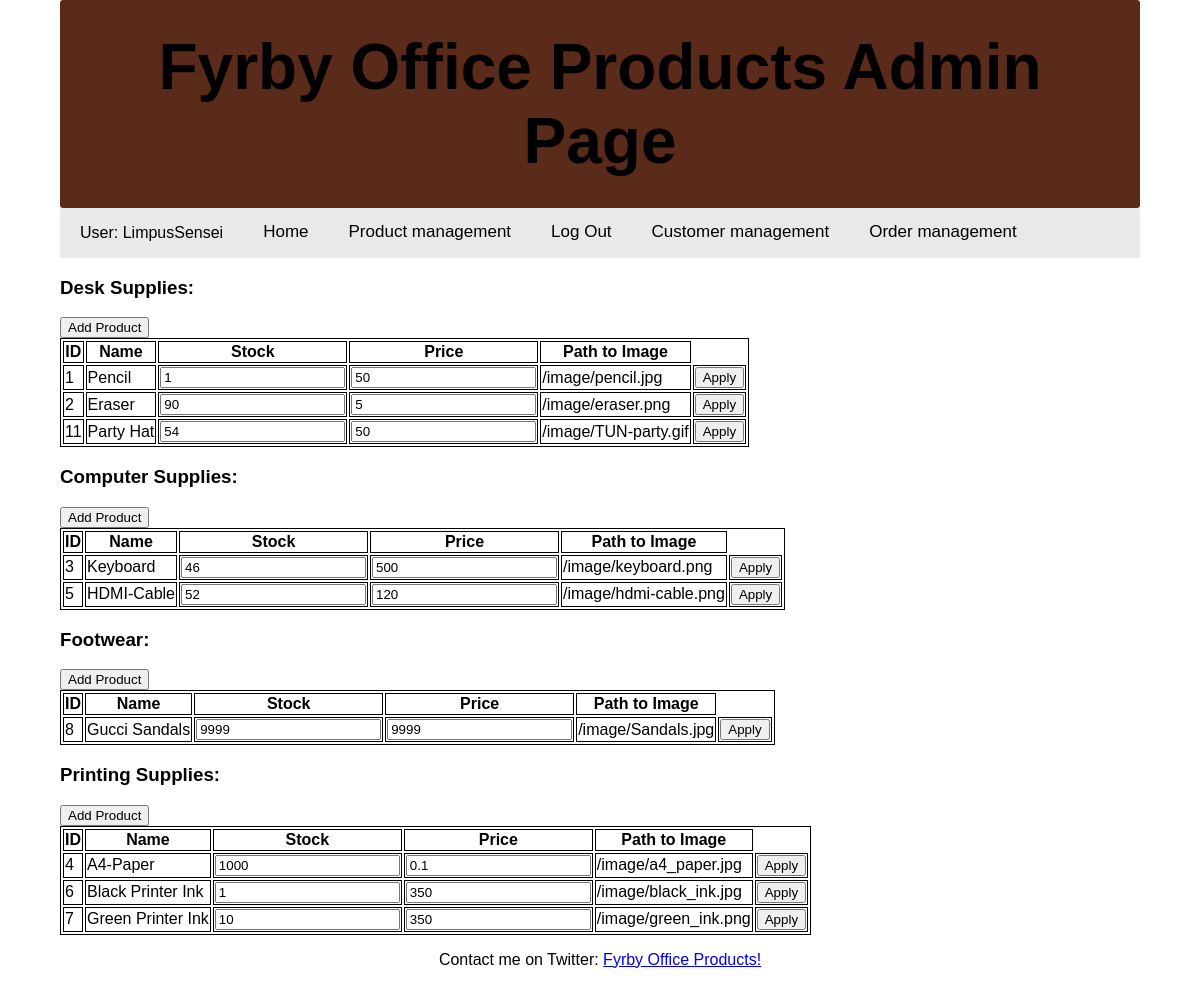
The page /www/FyrbyOfficeProducts/admin/adminproductpage.php (signed in) on the database as committed earlier.
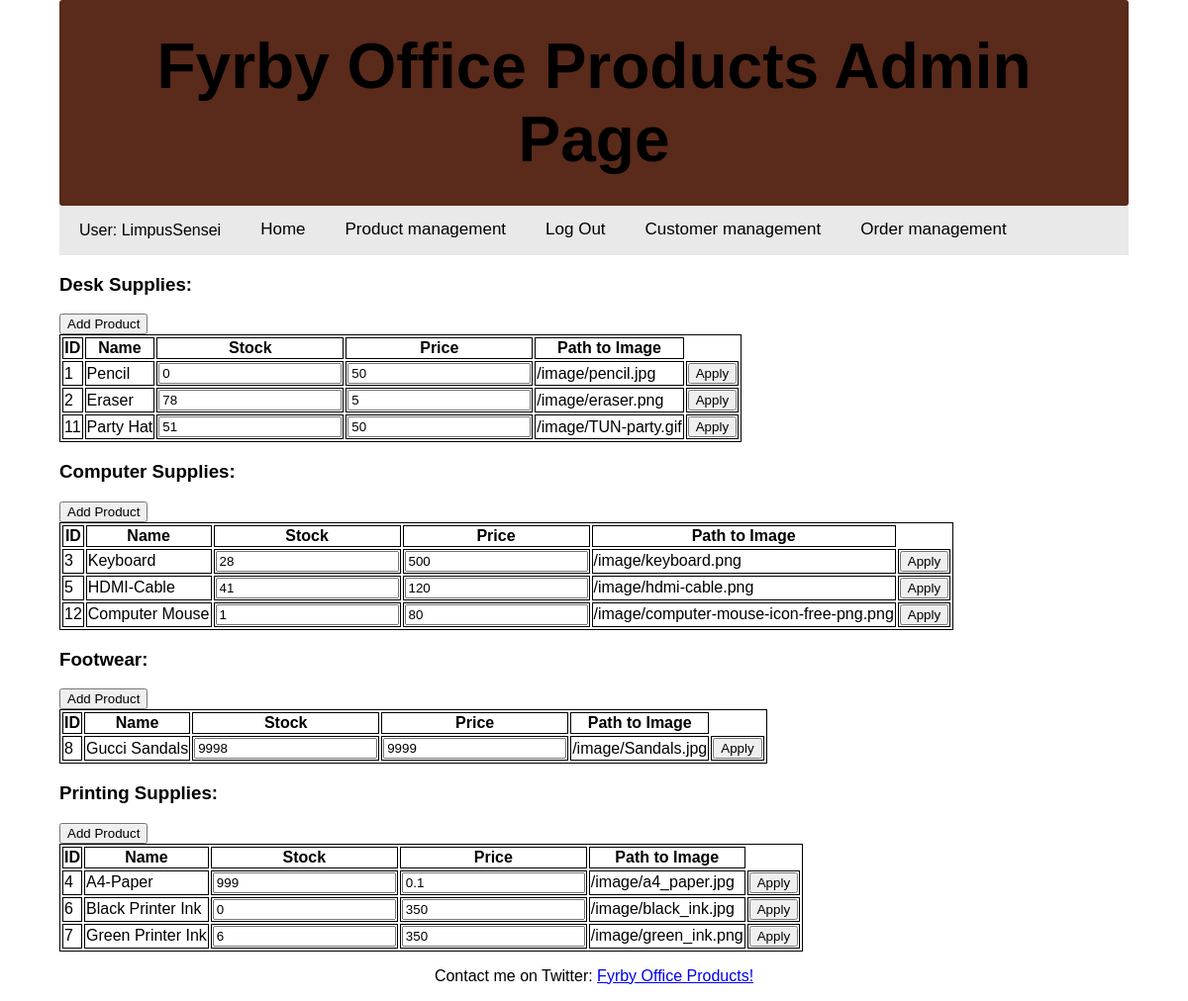
The same page on the database as committed later.
### tables this page shows
CREATE TABLE `Products` (
  `productID` int NOT NULL,
  `productName` varchar(45) NOT NULL,
  `productCategory` varchar(45) NOT NULL,
  `productStock` int DEFAULT NULL,
  `productPrice` double DEFAULT NULL,
  `imageFile` varchar(100) DEFAULT NULL
);

### www/FyrbyOfficeProducts/admin/adminproductpage.php (the view, shortened to what this page needs)
<?php
if($_SESSION['user_type']=='admin'){
    $servername = "localhost";
    $username = "root";
    $password = "Fyrby23";
    $dbname = "testschema1";
    $conn = new mysqli($servername, $username, $password, $dbname);
    $sql = "SELECT * FROM `Products`;";
    $result = $conn->query($sql);
    if ($result->num_rows > 0) {
        ?>
    <h3>Desk Supplies:</h3>
    <form method="post" action="form_add_product.php">
        <button type="submit" name="addProduct" value="Desk Supplies">Add Product</button>
    </form>
    <table>
        <tr>
            <th>ID</th><th>Name</th><th>Stock</th><th>Price</th><th>Path to Image</th>
        </tr>
        <?php while($row = mysqli_fetch_assoc($result)){
            if ($row['productCategory'] == "Desk Supplies"){ ?>
            <tr>
                <form method="post">
                    <td><?php echo $row['productID']; ?></td><td><?php echo $row['productName']; ?></td>
                    <td>
                        <input type="text" required pattern=".*\S+.*" name="stock" value="<?php echo $row['productStock']; ?>">
                    </td>
                    <td>
                        <input type="text" required pattern=".*\S+.*" name="price" value="<?php echo $row['productPrice']; ?>">
                    </td>
                    <td><?php echo $row['imageFile']; ?></td>
                    <td>
                        <button type="submit" name="apply" value="<?php echo $row['productID']; ?>">Apply</button>
                    </td>
                </form>
            </tr>
        <?php
            }
        } ?>
    </table>
    <?php mysqli_data_seek($result, 0) ?>
    <h3>Computer Supplies:</h3>
    <form method="post" action="form_add_product.php">
        <button type="submit" name="addProduct" value="Computer Supplies">Add Product</button>
    </form>
    <table>
        <tr>
            <th>ID</th><th>Name</th><th>Stock</th><th>Price</th><th>Path to Image</th>
        </tr>
        <?php while($row = mysqli_fetch_assoc($result)){
            if ($row['productCategory'] == "Computer Supplies"){ ?>
            <tr>
                <form method="post">
                    <td><?php echo $row['productID']; ?></td><td><?php echo $row['productName']; ?></td>
                    <td>
                        <input type="text" required pattern=".*\S+.*" name="stock" value="<?php echo $row['productStock']; ?>">
                    </td>
                    <td>
                        <input type="text" required pattern=".*\S+.*" name="price" value="<?php echo $row['productPrice']; ?>">
                    </td>
                    <td><?php echo $row['imageFile']; ?></td>
                    <td>
                        <button type="submit" name="apply" value="<?php echo $row['productID']; ?>">Apply</button>
                    </td>
                </form>
            </tr>
        <?php
            }
        } ?>
    </table>
    <?php mysqli_data_seek($result, 0) ?>
    <h3>Footwear:</h3>
    <form method="post" action="form_add_product.php">
        <button type="submit" name="addProduct" value="Footwear">Add Product</button>
    </form>
    <table>
        <tr>
            <th>ID</th><th>Name</th><th>Stock</th><th>Price</th><th>Path to Image</th>
        </tr>
        <?php while($row = mysqli_fetch_assoc($result)){
            if ($row['productCategory'] == "Footwear"){ ?>
            <tr>
                <form method="post">
                    <td><?php echo $row['productID']; ?></td><td><?php echo $row['productName']; ?></td>
                    <td>
                        <input type="text" required pattern=".*\S+.*" name="stock" value="<?php echo $row['productStock']; ?>">
                    </td>
                    <td>
                        <input type="text" required pattern=".*\S+.*" name="price" value="<?php echo $row['productPrice']; ?>">
                    </td>
                    <td><?php echo $row['imageFile']; ?></td>
                    <td>
                        <button type="submit" name="apply" value="<?php echo $row['productID']; ?>">Apply</button>
                    </td>
                </form>
            </tr>
        <?php
            }
        } ?>
    </table>
    <?php mysqli_data_seek($result, 0) ?>
    <h3>Printing Supplies:</h3>
    <form method="post" action="form_add_product.php">
        <button type="submit" name="addProduct" value="Printing Supplies">Add Product</button>
    </form>
    <table>
        <tr>
            <th>ID</th><th>Name</th><th>Stock</th><th>Price</th><th>Path to Image</th>
        </tr>
        <?php while($row = mysqli_fetch_assoc($result)){
            if ($row['productCategory'] == "Printing Supplies"){ ?>
            <tr>
                <form method="post">
                    <td><?php echo $row['productID']; ?></td><td><?php echo $row['productName']; ?></td>
                    <td>
                        <input type="text" required pattern=".*\S+.*" name="stock" value="<?php echo $row['productStock']; ?>">
                    </td>
                    <td>
                        <input type="text" required pattern=".*\S+.*" name="price" value="<?php echo $row['productPrice']; ?>">
                    </td>
                    <td><?php echo $row['imageFile']; ?></td>
                    <td>
                        <button type="submit" name="apply" value="<?php echo $row['productID']; ?>">Apply</button>
                    </td>
                </form>
            </tr>
        <?php
            }
        } ?>
    </table>
    <?php
    } else {
        echo "0 results";
    }
    echo file_get_contents("../Home/footer.html");}
else{
    echo ('you are not authorized to visit this page, try with another account');
};
?>

### www/FyrbyOfficeProducts/style.css (style rules this page uses)
body { width: 90%; margin: auto; font-family: "Maven Pro", sans-serif; }
h1 { background: rgb(90, 42, 27); margin: 0; padding: 30px; border-radius: 3px; font-size: 4em; text-align: center; }
.topnav { overflow: hidden; background-color: #e9e9e9; }
.topnav p { float: left; display: block; color: black; text-align: center; text-decoration: none; padding: 0px 20px; }
.topnav a { float: left; display: block; color: black; text-align: center; padding: 14px 20px; text-decoration: none; font-size: 17px; }
table, th, td { border: 1px solid black; }
.footer { position: bottom; left: 0; bottom: 0; width: 100%; text-align: center; }

Rows that differ between the two databases and show on the page:
changed products "Pencil": stock "1" → "0"
changed products "Eraser": stock "90" → "78"
changed products "Party Hat": stock "54" → "51"
changed products "Keyboard": stock "46" → "28"
changed products "HDMI-Cable": stock "52" → "41"
added products: productID "12", productName "Computer Mouse", stock "1", price "80", imageFile "/image/computer-mouse-icon-free-png.png", shown under "Computer Supplies:"
changed products "Gucci Sandals": stock "9999" → "9998"
changed products "A4-Paper": stock "1000" → "999"
changed products "Black Printer Ink": stock "1" → "0"
changed products "Green Printer Ink": stock "10" → "6"
